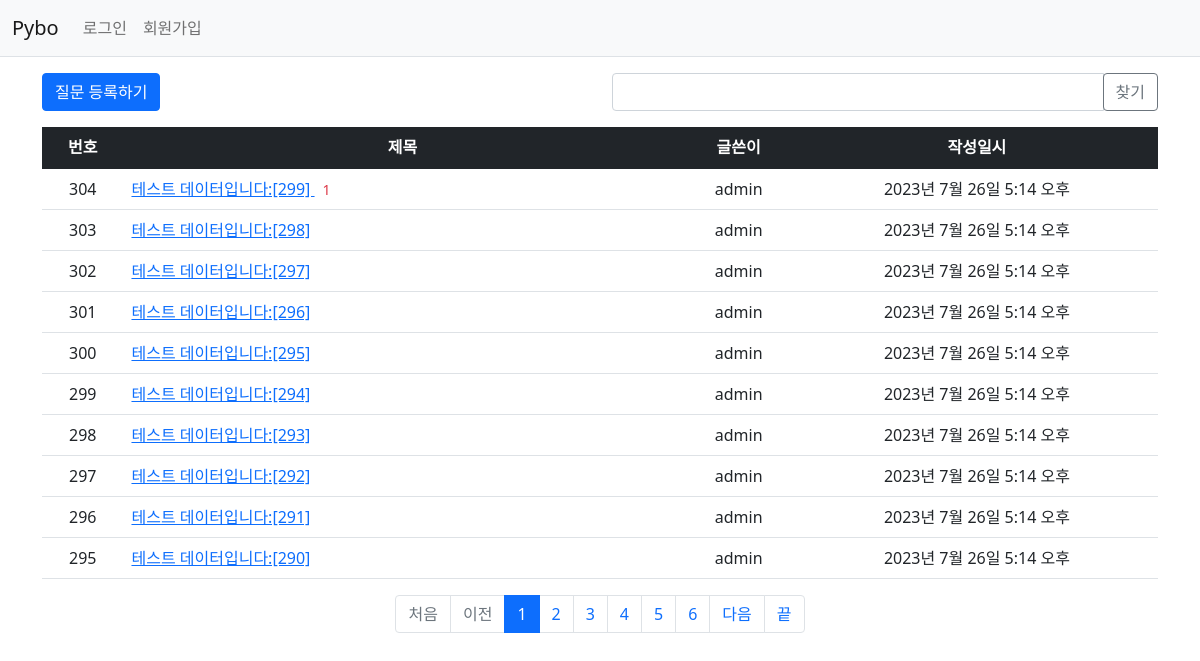
Before: /pybo/ with the older database file.
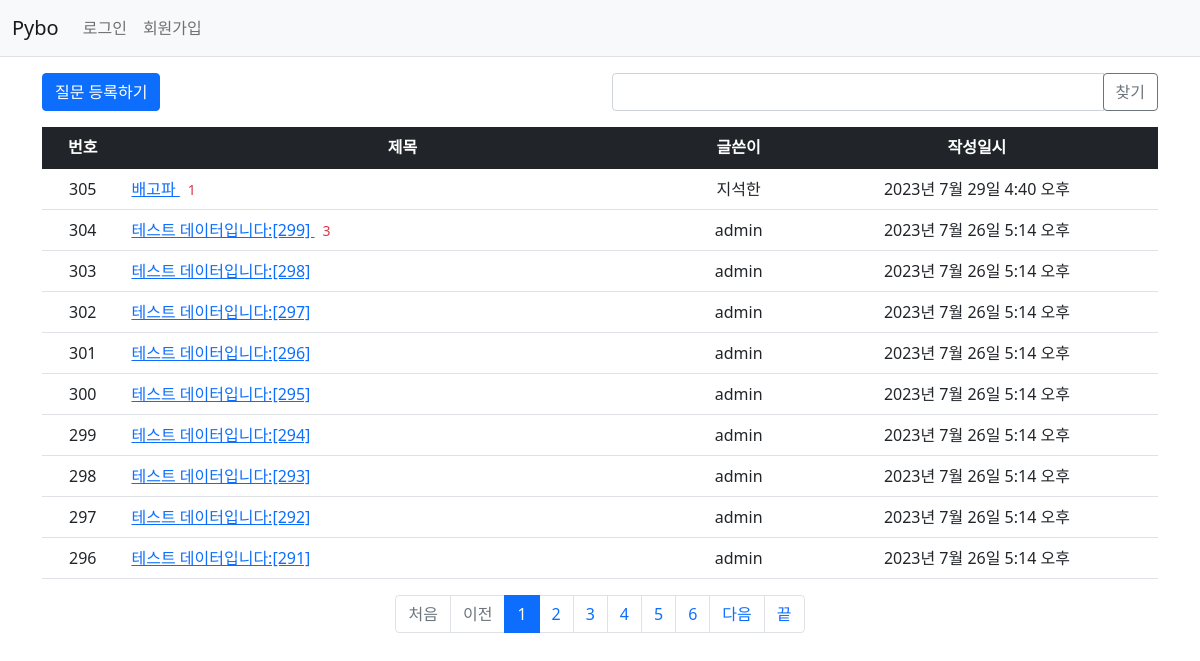
After: the same page with the newer database file.
### pybo/models.py (models this page shows, shortened)
class Question(models.Model):
    author = models.ForeignKey(User, on_delete=models.CASCADE, related_name='author_question')
    modify_date = models.DateTimeField(null=True, blank=True)
    subject = models.CharField(max_length=200)
    content = models.TextField()
    create_date = models.DateTimeField()
    voter = models.ManyToManyField(User, related_name='voter_question')    # 추천인 추가

### pybo/views/base_views.py (the view, shortened to what this page needs)
# urls.py: path('', base_views.index, name='index'),    # '/'에 해당되는 path
def index(request):
    page = request.GET.get('page', '1')     # 페이지
    kw = request.GET.get('kw', '')  # 검색어
    question_list = Question.objects.order_by('-create_date')
    paginator = Paginator(question_list, 10)    # 페이지당 10개씩 보여주기
    page_obj = paginator.get_page(page)
    context = {'question_list': page_obj, 'page': page, 'kw': kw}
    return render(request, 'pybo/question_list.html', context)

### pybo/templatetags/pybo_filter.py (called while the page is built)
@register.filter
def sub(value, arg):
    return value - arg

### templates/pybo/question_list.html (shortened to what this page needs)
{% extends 'base.html' %} {% load pybo_filter %} {% block content %}
<div class="container my-3">
  <div class="row my-3">
    <div class="col-6">
      <a href="{% url 'pybo:question_create' %}" class="btn btn-primary"
        >질문 등록하기</a
      >
    </div>
    <div class="col-6">
      <div class="input-group">
        <input
          type="text"
          id="search_kw"
          class="form-control"
          value="{{ kw|default_if_none:'' }}"
        />
        <div class="input-group-append">
          <button
            class="btn btn-outline-secondary"
            type="button"
            id="btn_search"
          >
            찾기
          </button>
        </div>
      </div>
    </div>
  </div>
  <table class="table">
    <thread>
      <tr class="text-center table-dark">
        <th>번호</th>
        <th style="width: 50%">제목</th>
        <th>글쓴이</th>
        <th>작성일시</th>
      </tr>
    </thread>
    <tbody>
      {% if question_list %} {% for question in question_list %}
      <tr class="text-center">
        <td>
          {{ question_list.paginator.count|sub:question_list.start_index|sub:forloop.counter0|add:1 }}
        </td>
        <td class="text-start">
          <a href="{% url 'pybo:detail' question.id %}">
            {{ question.subject }}
          </a>
          {% if question.answer_set.count > 0 %}
          <span class="text-danger small mx-2"
            >{{ question.answer_set.count }}</span
          >
          {% endif %}
        </td>
        <td>{{question.author.username}}</td>
        <td>{{ question.create_date }}</td>
      </tr>
      {% endfor %} {% else %}
      <tr>
        <td colspan="4">질문이 없습니다.</td>
      </tr>
      {% endif %}
    </tbody>
  </table>
  <ul class="pagination justify-content-center">
    {% if question_list.has_previous %}
    <li class="page-item">
      <a class="page-link" href="?page=1">처음</a>
    </li>
    <li class="page-item">
      <a
        class="page-link"
        data-page="{{ question_list.previous_page_number }}"
        href="javascript:void(0)"
        >이전</a
      >
    </li>
    {% else %}
    <li class="page-item disabled">
      <a class="page-link" tabindex="-1" aria-disabled="true" href="#">처음</a>
    </li>
    <li class="page-item disabled">
      <a class="page-link" tabindex="-1" aria-disabled="true" href="#">이전</a>
    </li>
    {% endif %}
    {% for page_number in question_list.paginator.page_range %}
    {% if page_number >= question_list.number|add:-5 and page_number <= question_list.number|add:5 %}
    {% if page_number == question_list.number %}
    <li class="page-item active" aria-current="page">
      <a class="page-link" data-page="{{ page_number }}" href="?page={{ page_number }}">{{ page_number }}</a>
    </li>
    {% else %}
    <li class="page-item">
      <a
        class="page-link"
        data-page="{{ page_number }}"
        href="javascript:void(0)"
        >{{ page_number }}</a
      >
      {% endif %}
      {% endif %}
      {% endfor %}
      {% if question_list.has_next %}
    </li>
    <li class="page-item">
      <a
        class="page-link"
        data-page="{{ question_list.next_page_number }}"
        href="javascript:void(0)"
        >다음</a
      >
    </li>
    <li class="page-item">
      <a class="page-link" href="?page={{ question_list.paginator.count }}"
        >끝</a
      >
    </li>
    {% endif %}
  </ul>
</div>
{% endblock %}

Changed rows visible on the page:
no longer on this page (row unchanged): Question: paginator.count|sub "295", subject "테스트 데이터입니다:[290]", author.username "admin", create_date "2023년 7월 26일 5:14 오후"
added Question: paginator.count|sub "305", subject "배고파", answer_set.count "1", author.username "지석한", create_date "2023년 7월 29일 4:40 오후"
computed for Question "테스트 데이터입니다:[299]": answer_set.count "1" → "3"
